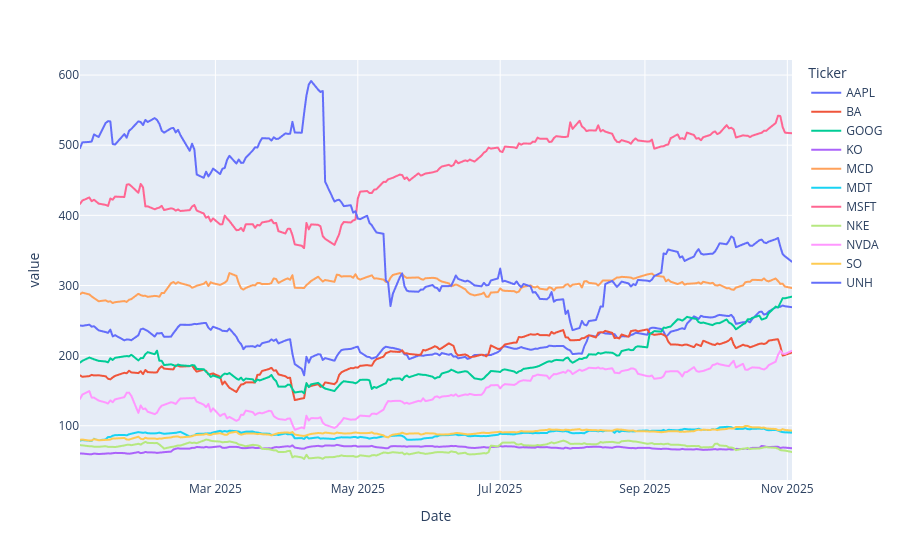

Source (notebook cell):
### Code cell
df = test.data[('Adj Close',)]
fig = px.line(df, x = df.index, y = df.columns)
fig.show()

### Figure 1 — Plotly figure (JSON) as saved in the notebook; plotly's stock layout.template omitted (floating-point values rounded to 4 significant figures; data arrays with more than 128 entries replaced by an {"elided": "..."} marker saying what was removed)
{"data": [{"hovertemplate": "Ticker=AAPL<br>Date=%{x}<br>value=%{y}<extra></extra>", "legendgroup": "AAPL", "line": {"color": "#636efa", "dash": "solid"}, "marker": {"symbol": "circle"}, "mode": "lines", "name": "AAPL", "showlegend": true, "type": "scattergl", "x": {"elided": "210 str values"}, "xaxis": "x", "y": {"elided": "210 float values"}, "yaxis": "y"}, {"hovertemplate": "Ticker=BA<br>Date=%{x}<br>value=%{y}<extra></extra>", "legendgroup": "BA", "line": {"color": "#EF553B", "dash": "solid"}, "marker": {"symbol": "circle"}, "mode": "lines", "name": "BA", "showlegend": true, "type": "scattergl", "x": {"elided": "210 str values"}, "xaxis": "x", "y": {"elided": "210 float values"}, "yaxis": "y"}, {"hovertemplate": "Ticker=GOOG<br>Date=%{x}<br>value=%{y}<extra></extra>", "legendgroup": "GOOG", "line": {"color": "#00cc96", "dash": "solid"}, "marker": {"symbol": "circle"}, "mode": "lines", "name": "GOOG", "showlegend": true, "type": "scattergl", "x": {"elided": "210 str values"}, "xaxis": "x", "y": {"elided": "210 float values"}, "yaxis": "y"}, {"hovertemplate": "Ticker=KO<br>Date=%{x}<br>value=%{y}<extra></extra>", "legendgroup": "KO", "line": {"color": "#ab63fa", "dash": "solid"}, "marker": {"symbol": "circle"}, "mode": "lines", "name": "KO", "showlegend": true, "type": "scattergl", "x": {"elided": "210 str values"}, "xaxis": "x", "y": {"elided": "210 float values"}, "yaxis": "y"}, {"hovertemplate": "Ticker=MCD<br>Date=%{x}<br>value=%{y}<extra></extra>", "legendgroup": "MCD", "line": {"color": "#FFA15A", "dash": "solid"}, "marker": {"symbol": "circle"}, "mode": "lines", "name": "MCD", "showlegend": true, "type": "scattergl", "x": {"elided": "210 str values"}, "xaxis": "x", "y": {"elided": "210 float values"}, "yaxis": "y"}, {"hovertemplate": "Ticker=MDT<br>Date=%{x}<br>value=%{y}<extra></extra>", "legendgroup": "MDT", "line": {"color": "#19d3f3", "dash": "solid"}, "marker": {"symbol": "circle"}, "mode": "lines", "name": "MDT", "showlegend": true, "type": "scattergl", "x": {"elided": "210 str values"}, "xaxis": "x", "y": {"elided": "210 float values"}, "yaxis": "y"}, {"hovertemplate": "Ticker=MSFT<br>Date=%{x}<br>value=%{y}<extra></extra>", "legendgroup": "MSFT", "line": {"color": "#FF6692", "dash": "solid"}, "marker": {"symbol": "circle"}, "mode": "lines", "name": "MSFT", "showlegend": true, "type": "scattergl", "x": {"elided": "210 str values"}, "xaxis": "x", "y": {"elided": "210 float values"}, "yaxis": "y"}, {"hovertemplate": "Ticker=NKE<br>Date=%{x}<br>value=%{y}<extra></extra>", "legendgroup": "NKE", "line": {"color": "#B6E880", "dash": "solid"}, "marker": {"symbol": "circle"}, "mode": "lines", "name": "NKE", "showlegend": true, "type": "scattergl", "x": {"elided": "210 str values"}, "xaxis": "x", "y": {"elided": "210 float values"}, "yaxis": "y"}, {"hovertemplate": "Ticker=NVDA<br>Date=%{x}<br>value=%{y}<extra></extra>", "legendgroup": "NVDA", "line": {"color": "#FF97FF", "dash": "solid"}, "marker": {"symbol": "circle"}, "mode": "lines", "name": "NVDA", "showlegend": true, "type": "scattergl", "x": {"elided": "210 str values"}, "xaxis": "x", "y": {"elided": "210 float values"}, "yaxis": "y"}, {"hovertemplate": "Ticker=SO<br>Date=%{x}<br>value=%{y}<extra></extra>", "legendgroup": "SO", "line": {"color": "#FECB52", "dash": "solid"}, "marker": {"symbol": "circle"}, "mode": "lines", "name": "SO", "showlegend": true, "type": "scattergl", "x": {"elided": "210 str values"}, "xaxis": "x", "y": {"elided": "210 float values"}, "yaxis": "y"}, {"hovertemplate": "Ticker=UNH<br>Date=%{x}<br>value=%{y}<extra></extra>", "legendgroup": "UNH", "line": {"color": "#636efa", "dash": "solid"}, "marker": {"symbol": "circle"}, "mode": "lines", "name": "UNH", "showlegend": true, "type": "scattergl", "x": {"elided": "210 str values"}, "xaxis": "x", "y": {"elided": "210 float values"}, "yaxis": "y"}], "layout": {"legend": {"title": {"text": "Ticker"}, "tracegroupgap": 0}, "margin": {"t": 60}, "xaxis": {"anchor": "y", "domain": [0, 1], "title": {"text": "Date"}}, "yaxis": {"anchor": "x", "domain": [0, 1], "title": {"text": "value"}}}}
